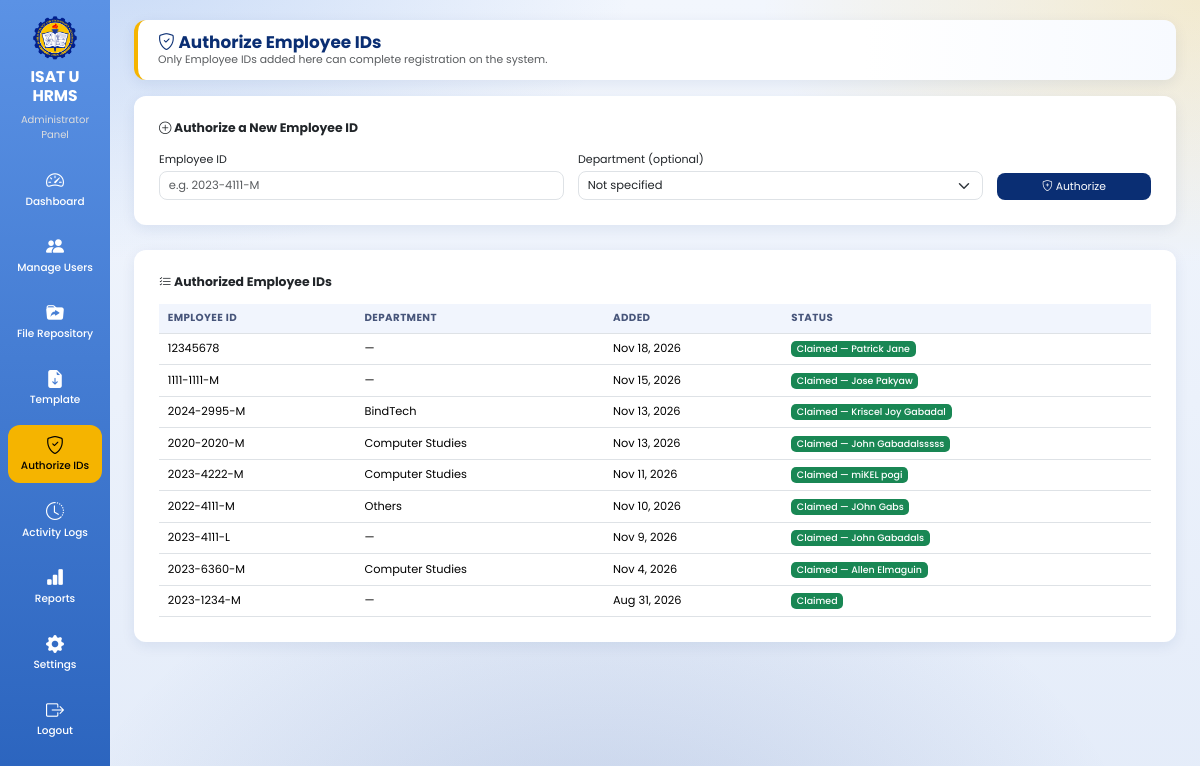
Page /admin/authorize_employee_ids.php (signed in) on the committed database.
### tables this page shows
CREATE TABLE `authorized_employee_ids` (
  `id` int(11) NOT NULL AUTO_INCREMENT,
  `employee_id` varchar(50) NOT NULL,
  `department` varchar(100) DEFAULT NULL,
  `added_by` int(11) NOT NULL,
  `added_at` timestamp NOT NULL DEFAULT current_timestamp(),
  `is_claimed` tinyint(1) NOT NULL DEFAULT 0,
  `claimed_at` datetime DEFAULT NULL,
  PRIMARY KEY (`id`),
  UNIQUE KEY `employee_id_unique` (`employee_id`)
);

CREATE TABLE `users` (
  `user_id` int(11) NOT NULL AUTO_INCREMENT,
  `employee_id` varchar(50) DEFAULT NULL,
  `first_name` varchar(100) NOT NULL,
  `middle_name` varchar(100) DEFAULT NULL,
  `last_name` varchar(100) NOT NULL,
  `email` varchar(150) NOT NULL,
  `password` varchar(255) NOT NULL,
  `role` varchar(20) NOT NULL,
  `department` varchar(150) DEFAULT NULL,
  `position_title` varchar(150) DEFAULT NULL,
  `profile_picture` varchar(255) DEFAULT NULL,
  `reset_token` varchar(255) DEFAULT NULL,
  `reset_token_expiry` datetime DEFAULT NULL,
  `status` varchar(20) DEFAULT 'active',
  `created_at` timestamp NOT NULL DEFAULT current_timestamp(),
  PRIMARY KEY (`user_id`)
);

### admin/authorize_employee_ids.php (the view, shortened to what this page needs)
<?php
include "../db.php";
$search = isset($_GET['search']) ? mysqli_real_escape_string($conn, $_GET['search']) : '';
$list = mysqli_query($conn, "
SELECT a.*, u.first_name, u.last_name
FROM authorized_employee_ids a
LEFT JOIN users u ON u.employee_id = a.employee_id
WHERE a.employee_id LIKE '%$search%'
ORDER BY a.added_at DESC
");
?>
<!DOCTYPE html>
<html lang="en">
<head>
<link href="https://cdn.jsdelivr.net/npm/bootstrap@5.3.3/dist/css/bootstrap.min.css" rel="stylesheet">
<link href="https://cdn.jsdelivr.net/npm/bootstrap-icons@1.11.3/font/bootstrap-icons.css" rel="stylesheet">
<link rel="stylesheet" href="../assets/ui.css">
</head>
<body>
<div class="sidebar">
<a href="dashboard.php" title="Go to Dashboard" style="padding:0;margin:0 auto 4px;background:none;display:block;width:fit-content;text-decoration:none;"><img src="../images/isatu_logo.png"></a>
<h3>ISAT U HRMS</h3>
<p>Administrator Panel</p>
<a href="dashboard.php"><i class="bi bi-speedometer2"></i>Dashboard</a>
<a href="users.php"><i class="bi bi-people-fill"></i>Manage Users</a>
<a href="repository.php"><i class="bi bi-folder-symlink-fill"></i>File Repository</a>
<a href="templates.php"><i class="bi bi-file-earmark-arrow-down-fill"></i> Template</a>
<a href="authorize_employee_ids.php" class="active"><i class="bi bi-shield-check"></i>Authorize IDs</a>
<a href="activity_logs.php"><i class="bi bi-clock-history"></i>Activity Logs</a>
<a href="reports.php"><i class="bi bi-bar-chart-fill"></i>Reports</a>
<a href="settings.php"><i class="bi bi-gear-fill"></i>Settings</a>
<a href="../logout.php" onclick="return confirm('Are you sure you want to log out?')"><i class="bi bi-box-arrow-right"></i>Logout</a>
</div>
<div class="main">
<div class="topbar">
<h2><i class="bi bi-shield-check"></i> Authorize Employee IDs</h2>
<p class="text-muted mb-0">Only Employee IDs added here can complete registration on the system.</p>
</div>
<div class="card-box">
<h5 class="fw-bold mb-3"><i class="bi bi-plus-circle"></i> Authorize a New Employee ID</h5>
<form method="POST" class="row g-3">
<div class="col-md-5">
<label class="form-label">Employee ID</label>
<input type="text" name="employee_id" class="form-control" placeholder="e.g. 2023-4111-M" required>
</div>
<div class="col-md-5">
<label class="form-label">Department (optional)</label>
<select name="department" class="form-select">
<option value="" selected>Not specified</option>
</select>
</div>
<div class="col-md-2 d-flex align-items-end">
<button type="submit" name="add" class="btn btn-save w-100">
<i class="bi bi-shield-plus"></i> Authorize
</button>
</div>
</form>
</div>
<div class="card-box">
<div class="d-flex justify-content-between align-items-center mb-3">
<h5 class="fw-bold mb-0"><i class="bi bi-list-check"></i> Authorized Employee IDs</h5>
</div>
<div class="table-responsive">
<table class="table table-hover align-middle">
<thead>
<tr>
<th>Employee ID</th>
<th>Department</th>
<th>Added</th>
<th>Status</th>
</tr>
</thead>
<tbody>
<?php if (mysqli_num_rows($list) === 0): ?>
<tr><td colspan="4" class="text-center text-muted py-4">No authorized Employee IDs yet.</td></tr>
<?php else: while ($row = mysqli_fetch_assoc($list)): ?>
<tr>
<td><?php echo htmlspecialchars($row['employee_id']); ?></td>
<td><?php echo htmlspecialchars($row['department'] ?: '—'); ?></td>
<td><?php echo date("M j, Y", strtotime($row['added_at'])); ?></td>
<td>
<?php if ($row['is_claimed']): ?>
<span class="badge bg-success">Claimed<?php echo $row['first_name'] ? ' — '.htmlspecialchars($row['first_name'].' '.$row['last_name']) : ''; ?></span>
<?php else: ?>
<span class="badge bg-warning text-dark">Not Registered Yet</span>
<?php endif; ?>
</td>
</tr>
<?php endwhile; endif; ?>
</tbody>
</table>
</div>
</div>
</div>
</body>
</html>

### assets/ui.css (style rules this page uses)
html { font-size:13.5px !important; }
body { font-size:.92rem; background: radial-gradient(900px 500px at 8% -5%, rgba(91,146,229,.28), transparent 60%), radial-gradient(800px 480px at 100% 0%, rgba(245,180,0,.18), transparent 55%), radial-gradient(900px 600px at 50% 110%, rgba(18,60,146,.16), transparent 60%), linear-gradient(180deg,#f2f6fd 0%,#e4ecf9 100%) !important; background-attachment:fixed !important; }
h2 { font-size:1.3rem !important; }
h3 { font-size:1.15rem !important; }
h5 { font-size:.92rem !important; }
.topbar h2,.page-header h2,.page-header h3 { font-size:1.25rem !important; }
.topbar p { font-size:.8rem !important; }
.main { padding:20px 24px !important; }
.topbar { padding:12px 20px !important;border-radius:12px !important;margin-bottom:16px !important; box-shadow:0 4px 14px rgba(10,46,115,.08) !important; border-left:4px solid #F5B400; background:linear-gradient(90deg,#fff 70%,#f7faff) !important; }
.stat-card,.chart-card,.card,.profile-card,.card-box { border-radius:12px !important;box-shadow:0 4px 14px rgba(10,46,115,.08) !important; }
.table { font-size:.84rem;margin-bottom:0; }
.table>:not(caption)>*>* { padding:.5rem .65rem !important; }
.table thead th { font-size:.76rem;text-transform:uppercase;letter-spacing:.4px;color:#47557a;background:#f1f5fd !important; }
.btn { font-size:.8rem;padding:.32rem .7rem;border-radius:8px; }
.form-control,.form-select { font-size:.85rem;padding:.38rem .65rem;border-radius:8px; }
.form-label { font-size:.82rem;margin-bottom:.25rem; }
.badge { font-size:.7rem;font-weight:500;padding:.35em .6em; }
.table-responsive { font-size:.84rem; }

### admin/authorize_employee_ids.php (style rules this page uses)
* { margin:0;padding:0;box-sizing:border-box;font-family:'Poppins',sans-serif; }
body { background:#eef3fb;overflow-x:hidden; }
.sidebar { position:fixed;top:0;left:0;width:110px;height:100vh;background:linear-gradient(180deg,#5b92e5,#2a63bd);padding:16px 8px;overflow-y:auto;overflow-x:hidden;z-index:999; }
.sidebar img { width:44px;display:block;margin:auto; }
.sidebar h3 { color:#fff;text-align:center;margin-top:8px;font-weight:700;font-size:12px;line-height:1.2; }
.sidebar p { color:#ddd;text-align:center;margin-bottom:18px;font-size:10px; }
.sidebar a { display:flex;flex-direction:column;align-items:center;justify-content:center;gap:4px;padding:10px 4px;margin-bottom:8px;text-decoration:none;color:#fff;border-radius:12px;transition:.3s;font-weight:500;font-size:10.5px;line-height:1.2;text-align:center;word-break:break-word;white-space:normal; }
.sidebar a i { font-size:18px; }
.sidebar a.active { background:#F5B400;color:#000; }
.main { margin-left:110px;padding:30px; }
.topbar { background:#fff;padding:20px 30px;border-radius:18px;box-shadow:0 8px 20px rgba(0,0,0,.08);margin-bottom:25px; }
.topbar h2 { margin:0;font-size:26px;font-weight:700;color:#0A2E73; }
.card-box { background:#fff;padding:25px;border-radius:20px;box-shadow:0 10px 30px rgba(0,0,0,.08);margin-bottom:25px; }
.table thead { background:#0A2E73;color:#fff; }
.btn-save { background:#0A2E73;color:#fff; }

### rows in the picture
authorized_employee_ids: employee "12345678", department "—", added_at "Nov 18, 2026", users.first_name+last_name "Patrick Jane"
authorized_employee_ids: employee "1111-1111-M", department "—", added_at "Nov 15, 2026", users.first_name+last_name "Jose Pakyaw"
authorized_employee_ids: employee "2024-2995-M", department "BindTech", added_at "Nov 13, 2026", users.first_name+last_name "Kriscel Joy Gabadal"
authorized_employee_ids: employee "2020-2020-M", department "Computer Studies", added_at "Nov 13, 2026", users.first_name+last_name "John Gabadalsssss"
authorized_employee_ids: employee "2023-4222-M", department "Computer Studies", added_at "Nov 11, 2026", users.first_name+last_name "miKEL pogi"
authorized_employee_ids: employee "2022-4111-M", department "Others", added_at "Nov 10, 2026", users.first_name+last_name "JOhn Gabs"
authorized_employee_ids: employee "2023-4111-L", department "—", added_at "Nov 9, 2026", users.first_name+last_name "John Gabadals"
authorized_employee_ids: employee "2023-6360-M", department "Computer Studies", added_at "Nov 4, 2026", users.first_name+last_name "Allen Elmaguin"
authorized_employee_ids: employee "2023-1234-M", department "—", added_at "Aug 31, 2026", is_claimed "Claimed"
